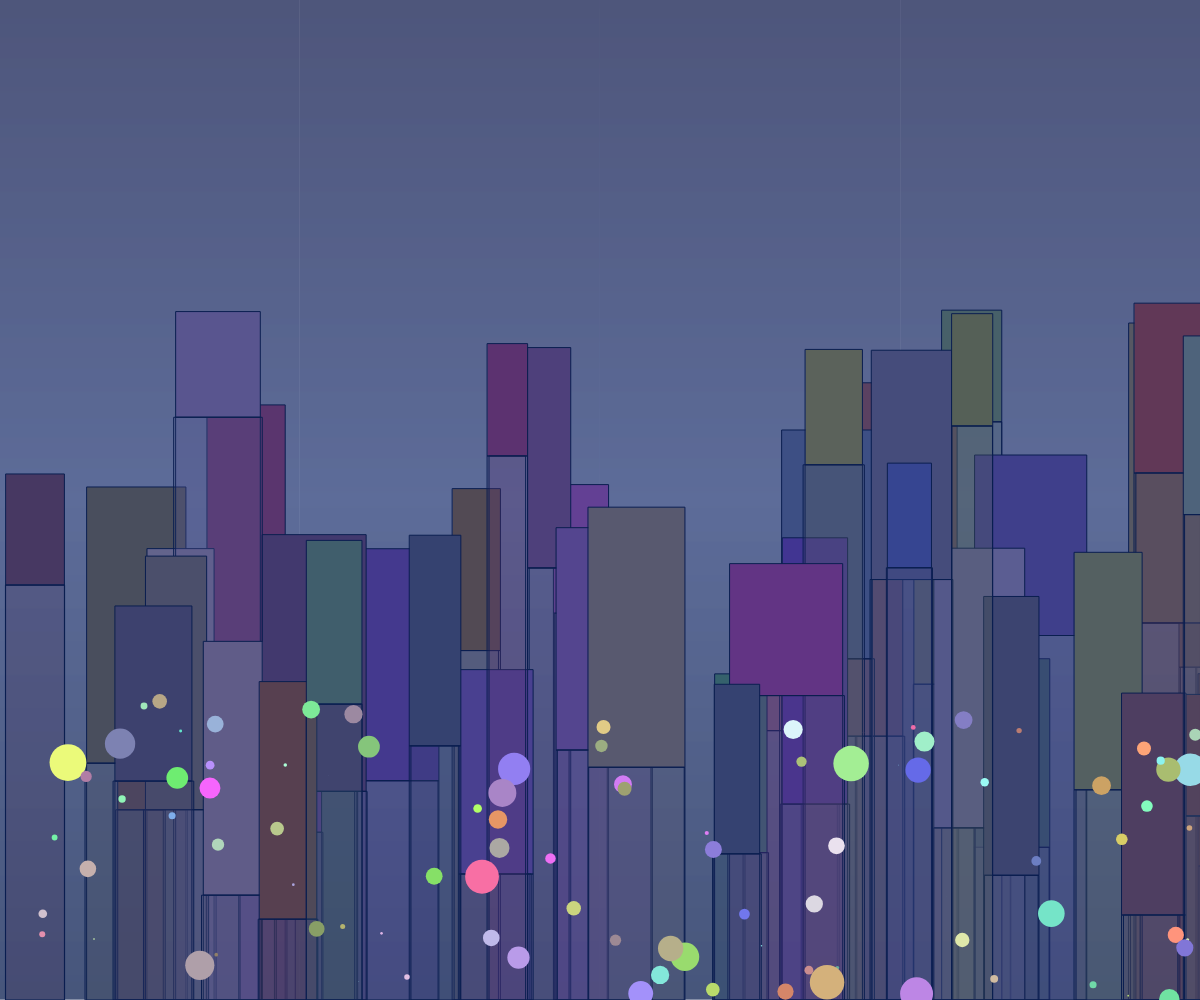
Frame 1 (no input)
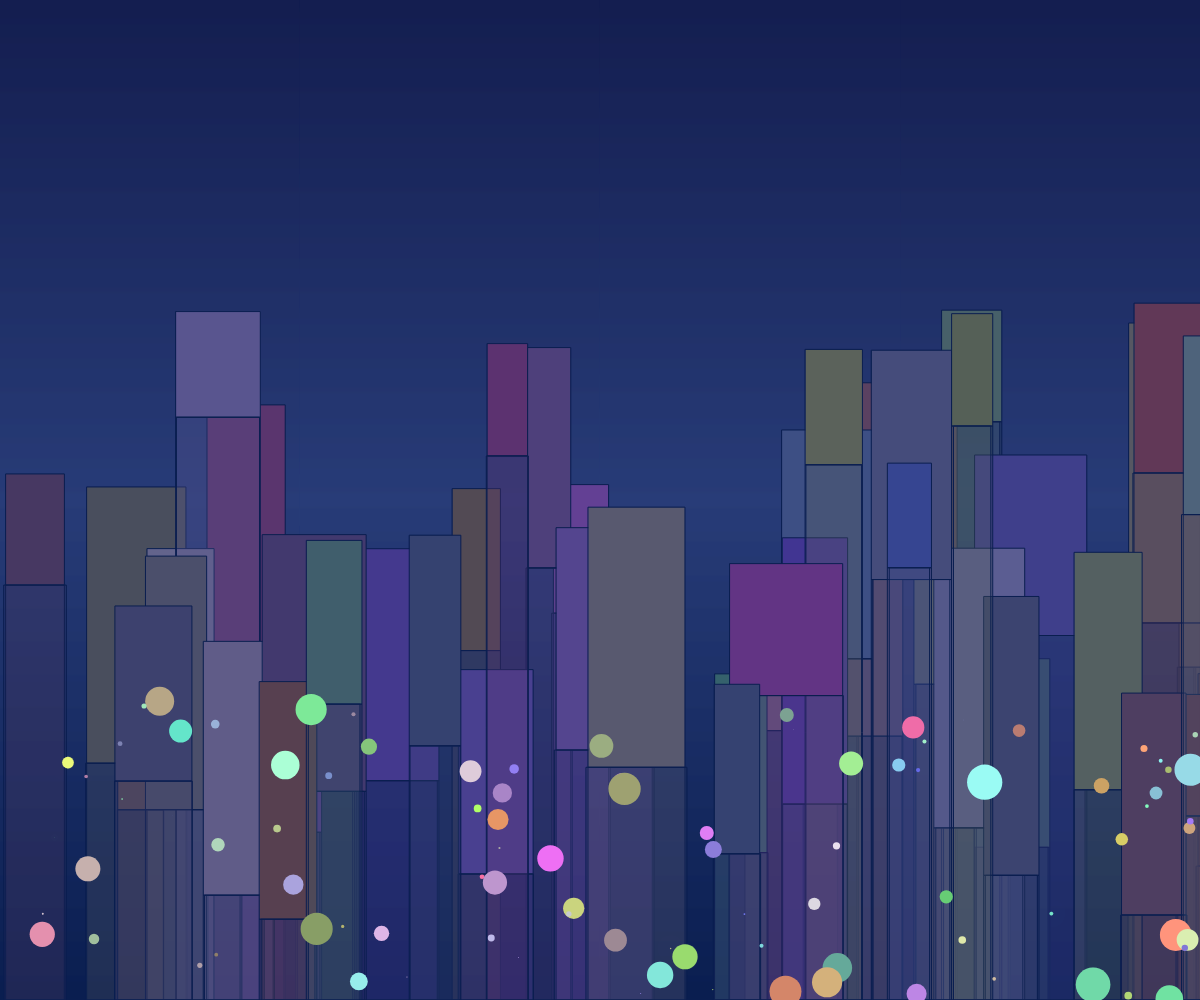
Frame 60 (no input)
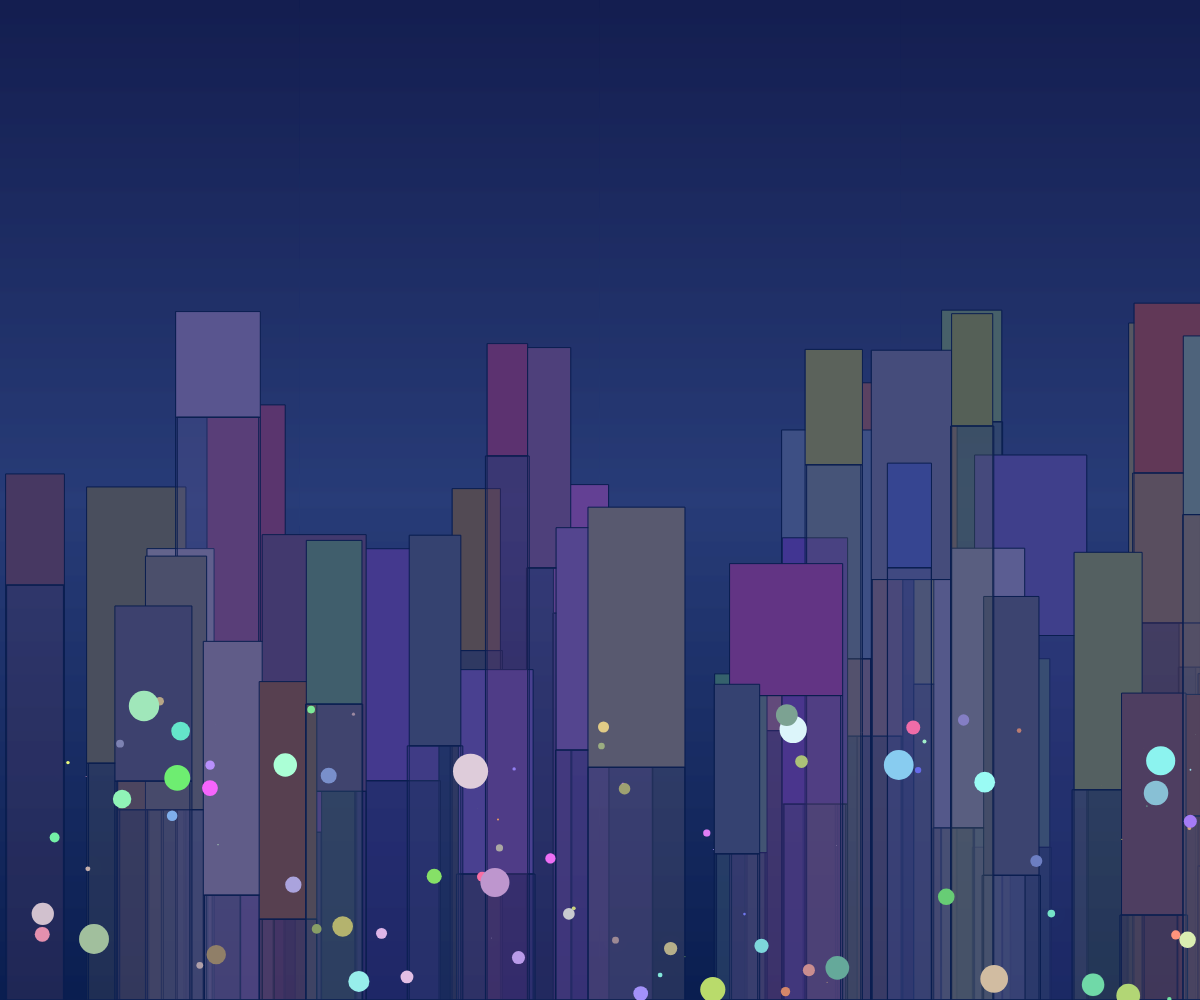
Frame 120 (the mouse pressed at the canvas centre since frame 60)

The p5.js sketch that drew these frames (run headless with seeded random() and noise() and a simulated clock; from frame 60 on, the mouse is pressed at the canvas centre):

// p5.js sketch
// ── sketch.js
let time = 0;
let buildings = [];
let flora = [];
let rippleOffset = 0;

function setup() {
  createCanvas(windowWidth, windowHeight);
  noStroke();
  
  // Create buildings
  for (let i = 0; i < 50; i++) {
    buildings.push({
      x: random(width),
      y: random(height * 0.3, height * 0.7),
      w: random(40, 120),
      h: random(100, 300),
      color: color(random(50, 100), random(50, 100), random(80, 150))
    });
  }
  
  // Create flora
  for (let i = 0; i < 100; i++) {
    flora.push({
      x: random(width),
      y: random(height * 0.7, height),
      size: random(5, 20),
      pulse: random(TWO_PI),
      color: color(random(100, 255), random(100, 255), random(100, 255))
    });
  }
}

function draw() {
  time += 0.005;
  rippleOffset += 0.03;
  
  // Calculate ambient light based on time
  let sunAngle = (time % TWO_PI);
  let sunY = map(sin(sunAngle), -1, 1, height * 0.8, height * 0.2);
  let sunX = map(cos(sunAngle), -1, 1, width * 0.2, width * 0.8);
  
  // Sky gradient
  for (let y = 0; y < height; y++) {
    let t = map(y, 0, height, 0, 1);
    let r, g, b;
    
    if (t < 0.5) {
      r = lerp(20, 40, t * 2);
      g = lerp(30, 60, t * 2);
      b = lerp(80, 120, t * 2);
    } else {
      r = lerp(40, 10, (t - 0.5) * 2);
      g = lerp(60, 30, (t - 0.5) * 2);
      b = lerp(120, 80, (t - 0.5) * 2);
    }
    
    stroke(r, g, b);
    line(0, y, width, y);
  }
  
  // Draw buildings
  for (let building of buildings) {
    fill(building.color);
    rect(building.x, building.y, building.w, building.h);
    
    // Reflections
    let reflectionY = building.y + building.h;
    let reflectionHeight = height - reflectionY;
    
    if (reflectionHeight > 0) {
      fill(red(building.color), green(building.color), blue(building.color), 50);
      rect(building.x, reflectionY, building.w, reflectionHeight);
      
      // Ripple effect on wet surfaces
      let ripple = sin(rippleOffset + building.x * 0.01) * 2;
      fill(red(building.color), green(building.color), blue(building.color), 30);
      rect(building.x - ripple, reflectionY, building.w + ripple * 2, reflectionHeight);
    }
  }
  
  // Draw flora
  for (let plant of flora) {
    let pulse = sin(plant.pulse + time * 2) * 0.5 + 0.5;
    let size = plant.size * pulse;
    
    fill(plant.color, 150);
    noStroke();
    ellipse(plant.x, plant.y, size, size);
    
    // Glow effect
    fill(plant.color, 30);
    ellipse(plant.x, plant.y, size * 2, size * 2);
  }
  
  // Update flora pulse
  for (let plant of flora) {
    plant.pulse += 0.02;
  }
}

function windowResized() {
  resizeCanvas(windowWidth, windowHeight);
}
